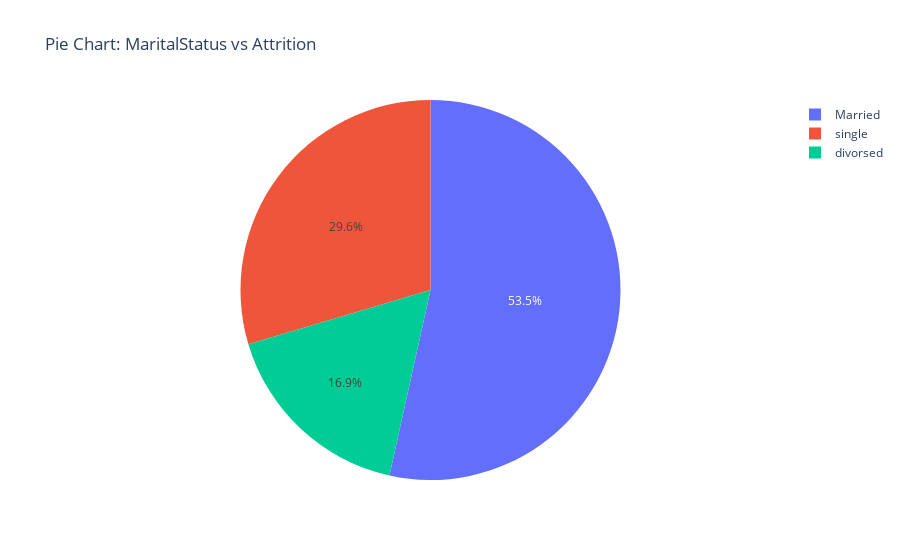

Write notebook code for a chart like this one.
### Markdown cell above
#### Here, it appears that the likelihood of attrition is significantly associated with gender, potentially influenced by various factors.

### Code cell
cat_plot('MaritalStatus', 'Attrition')

### Figure 1 — Plotly figure (JSON) as saved in the notebook; plotly's stock layout.template omitted (floating-point values rounded to 4 significant figures; data arrays with more than 128 entries replaced by an {"elided": "..."} marker saying what was removed)
{"data": [{"domain": {"x": [0, 1], "y": [0, 1]}, "hovertemplate": "MaritalStatus=%{label}<extra></extra>", "labels": {"elided": "6000 str values"}, "legendgroup": "", "name": "", "showlegend": true, "type": "pie"}], "layout": {"legend": {"tracegroupgap": 0}, "title": {"text": "Pie Chart: MaritalStatus vs Attrition"}}}
